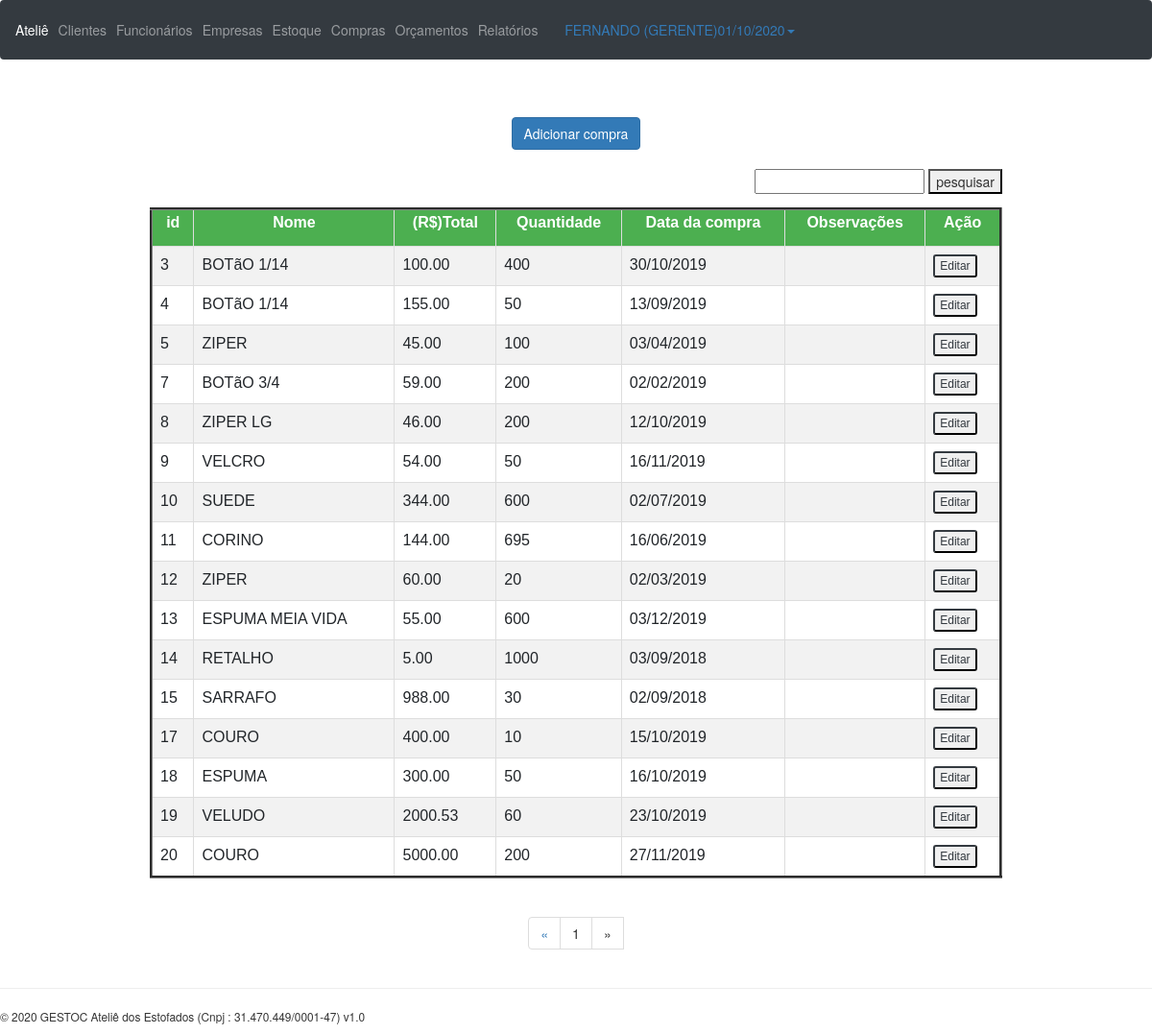
Page /compras.php (signed in) on the committed database.
### tables this page shows
CREATE TABLE `compra` (
  `id_compra` int(11) NOT NULL,
  `material_id` int(10) UNSIGNED NOT NULL,
  `preco_total` float(10,2) UNSIGNED NOT NULL,
  `quantidade_comp` double NOT NULL,
  `data_compra` date NOT NULL,
  `observacao` varchar(100) DEFAULT NULL
);

CREATE TABLE `material` (
  `id_material` int(10) UNSIGNED NOT NULL,
  `nome_mat` varchar(45) NOT NULL,
  `tipo` varchar(45) NOT NULL,
  `uni_medida` varchar(45) NOT NULL,
  `quantidade` double NOT NULL
);

### compras.php (the view, shortened to what this page needs)
<?php
require './header.php';
require './conexao/banco.php';
@$pesq = $_GET['pesquisa'];
if ($pesq != null) {
  $pagina = (isset($_GET['pagina']))? $_GET['pagina'] : 1;
  $result_compras = "SELECT * FROM compra INNER JOIN material ON id_material = material_id WHERE nome_mat LIKE '%$pesq%'";
  $resultado_compras = mysqli_query($conn, $result_compras);
  $total_compras = mysqli_num_rows($resultado_compras);
  $quantidade_pg = $total_compras;
  $num_pagina = ceil($total_compras/$quantidade_pg);
  $incio = ($quantidade_pg*$pagina)-$quantidade_pg;
  $result_compras = "SELECT * FROM compra INNER JOIN material ON id_material = material_id  WHERE nome_mat LIKE '%$pesq%' LIMIT $incio, $quantidade_pg";
  $resultado_compras = mysqli_query($conn, $result_compras);
} else {
$pagina = (isset($_GET['pagina']))? $_GET['pagina'] : 1;
$result_compras = "SELECT * FROM compra INNER JOIN material ON id_material = material_id ";
$resultado_compras = mysqli_query($conn, $result_compras);
@$total_compras = mysqli_num_rows($resultado_compras);
$quantidade_pg = $total_compras;
@$num_pagina = ceil($total_compras/$quantidade_pg);
$incio = ($quantidade_pg*$pagina)-$quantidade_pg;
$result_compras = "SELECT * FROM compra INNER JOIN material ON id_material = material_id  LIMIT $incio, $quantidade_pg";
$resultado_compras = mysqli_query($conn, $result_compras);
}
?>
<formbotao>
<button type="button" class="btn btn-primary view_data" id= "button_add" data-toggle="modal" data-target="#compra_add_Modal">Adicionar compra</button>
</formbotao>
<br>
<div class="table-responsive-xl container theme-showcase" role="main">
  <form class="pesq" id="pesquisa_compra" method="get" action="#">
      <input type="text" name="pesquisa" id="pesquisa" value="<?php echo $pesq; ?>"></input>
      <button type="hide" onclick="submitar(1)"> pesquisar </button>
  </form>
  <table align="center" border="3" class="sortable table table-hover table table-sm" id="listar_clientes" class="display">
    <tr>
      <th>id</th>
      <th>Nome</th>
      <th>(R$)Total</th>
      <th>Quantidade</th>
      <th>Data da compra</th>
      <th>Observações</th>
      <th>Ação</th>
    </tr>
    <?php while ($compra = @mysqli_fetch_assoc($resultado_compras)) {?>
      <tr>
        <td><?php echo $compra['id_compra']; ?></td>
        <td><?php echo $compra['nome_mat']; ?></td>
        <td><?php echo $compra['preco_total']; ?></td>
        <td><?php echo $compra['quantidade_comp']; ?></td>
        <td><?php echo date ('d/m/Y', strtotime ($compra['data_compra'])); ?></td>
        <td><?php echo $compra['observacao']; ?></td>
        <td>
          <div class="btn-group">
          <button type="button" class="btn-xs btn-outline-dark view_data" data-toggle="modal" data-target="#compraModal" data-id = "<?php echo $compra['id_compra']; ?>"
            data-nome="<?php echo $compra['nome_mat']; ?>" data-preco_total="<?php echo $compra['preco_total']; ?>" data-data_compra="<?php echo $compra['data_compra']; ?>"
            data-quantidade="<?php echo $compra['quantidade_comp']; ?>" data-material_id="<?php echo $compra['material_id']; ?>" data-observacao="<?php echo $compra['observacao']; ?>"
            >Editar</button>
          </div>
          </td>
        </tr>
      <?php } ?>
    </table>
</div>
<?php
      $pagina_anterior = $pagina - 1;
      $pagina_posterior = $pagina + 1;
    ?>
    <nav class="text-center">
      <ul class="pagination">
        <li>
          <?php
          if($pagina_anterior != 0){ ?>
            <a onclick="javascript:submitar(<?php echo $pagina_anterior; ?>);" />
              <span aria-hidden="true">&laquo;</span>
            </a>
          <?php }else{ ?>
            <span aria-hidden="true">&laquo;</span>
        <?php }  ?>
        </li>
        <?php
        for($i = 1; $i < $num_pagina + 1; $i++){ ?>
          <li><a onclick="javascript:submitar(<?php echo $i; ?>);" /><?php echo $i; ?>
        <?php } ?>
          <?php
          if($pagina_posterior <= $num_pagina){ ?>
            <a onclick="javascript:submitar(<?php echo $pagina_posterior; ?>);" />
              <span aria-hidden="true">&raquo;</span>
            </a>
          <?php }else{ ?>
            <li><span aria-hidden="true">&raquo;</span></li>
        <?php }  ?>
        </li>
      </ul>
    </nav>
<?php
require "./footer.php";
?>

### css/style.css (style rules this page uses)
#listar_clientes { font-family: "Trebuchet MS", Arial, Helvetica, sans-serif; border-collapse: collapse; width: 80%; align: center; }
#listar_clientes td, #listar_clientes th { border: 1px solid #ddd; padding: 8px; }
#listar_clientes tr:nth-child(even) { background-color: #f2f2f2; }
#listar_clientes th { padding-top: 2px; padding-bottom: 12px; text-align: center; background-color: #4CAF50; color: white; }
formbotao { display: flex; align-items: center; justify-content: center; }
.pesq { text-align: right; width: 90%; }
input { text-transform: uppercase; }

### rows in the picture
compra: id_compra "3", material.nome_mat "BOTãO 1/14", preco_total "100.00", quantidade_comp "400", data_compra "30/10/2019"
compra: id_compra "4", material.nome_mat "BOTãO 1/14", preco_total "155.00", quantidade_comp "50", data_compra "13/09/2019"
compra: id_compra "5", material.nome_mat "ZIPER", preco_total "45.00", quantidade_comp "100", data_compra "03/04/2019"
compra: id_compra "7", material.nome_mat "BOTãO 3/4", preco_total "59.00", quantidade_comp "200", data_compra "02/02/2019"
compra: id_compra "8", material.nome_mat "ZIPER LG", preco_total "46.00", quantidade_comp "200", data_compra "12/10/2019"
compra: id_compra "9", material.nome_mat "VELCRO", preco_total "54.00", quantidade_comp "50", data_compra "16/11/2019"
compra: id_compra "10", material.nome_mat "SUEDE", preco_total "344.00", quantidade_comp "600", data_compra "02/07/2019"
compra: id_compra "11", material.nome_mat "CORINO", preco_total "144.00", quantidade_comp "695", data_compra "16/06/2019"
compra: id_compra "12", material.nome_mat "ZIPER", preco_total "60.00", quantidade_comp "20", data_compra "02/03/2019"
compra: id_compra "13", material.nome_mat "ESPUMA MEIA VIDA", preco_total "55.00", quantidade_comp "600", data_compra "03/12/2019"
compra: id_compra "14", material.nome_mat "RETALHO", preco_total "5.00", quantidade_comp "1000", data_compra "03/09/2018"
compra: id_compra "15", material.nome_mat "SARRAFO", preco_total "988.00", quantidade_comp "30", data_compra "02/09/2018"
compra: id_compra "17", material.nome_mat "COURO", preco_total "400.00", quantidade_comp "10", data_compra "15/10/2019"
compra: id_compra "18", material.nome_mat "ESPUMA", preco_total "300.00", quantidade_comp "50", data_compra "16/10/2019"
compra: id_compra "19", material.nome_mat "VELUDO", preco_total "2000.53", quantidade_comp "60", data_compra "23/10/2019"
compra: id_compra "20", material.nome_mat "COURO", preco_total "5000.00", quantidade_comp "200", data_compra "27/11/2019"

### other values in the picture
$_SESSION['user_name'] "FERNANDO"
